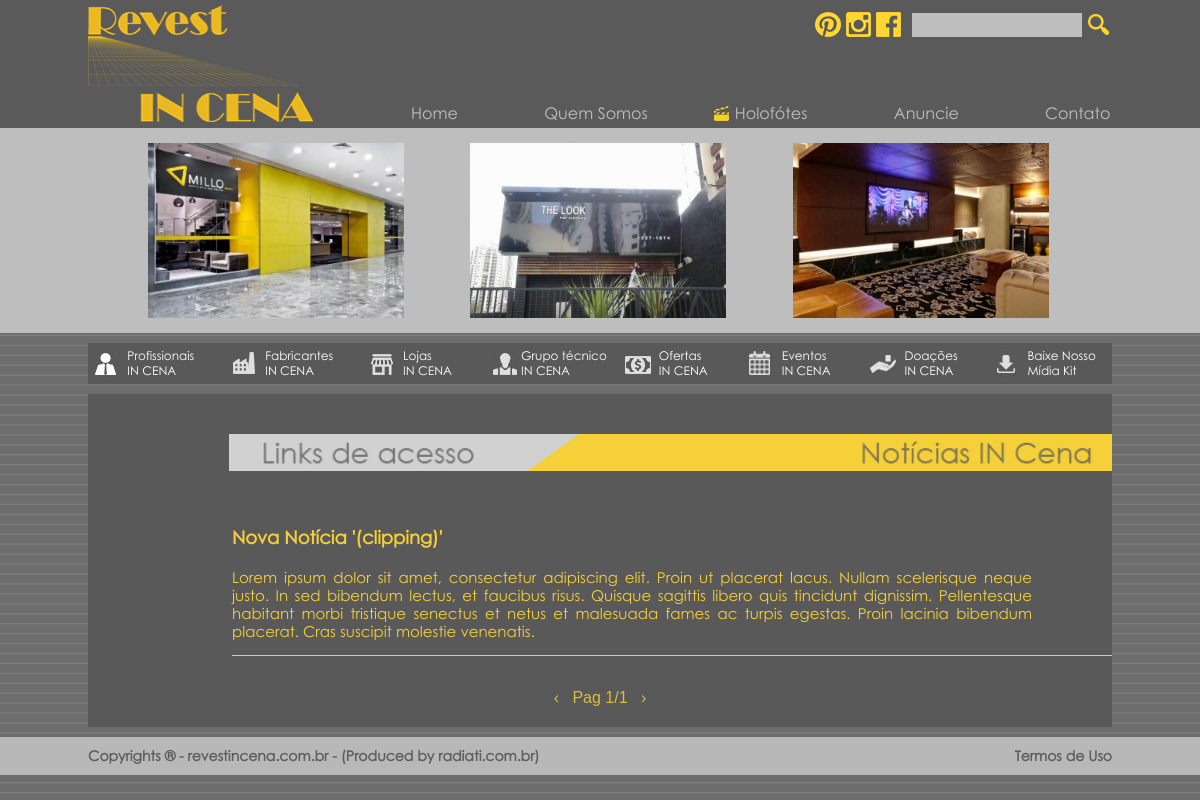
/noticias.php, run on the app's committed database.
### tables this page shows
CREATE TABLE IF NOT EXISTS `publicidade` (
  `id_p` int(11) NOT NULL AUTO_INCREMENT,
  `name_p` varchar(30) NOT NULL,
  `image_p` varchar(50) NOT NULL,
  `url_p` varchar(150) NOT NULL,
  PRIMARY KEY (`id_p`)
);

CREATE TABLE IF NOT EXISTS `clipping` (
  `id_c` int(11) NOT NULL AUTO_INCREMENT,
  `title_c` varchar(120) NOT NULL,
  `content_c` text NOT NULL,
  `url_c` varchar(150) NOT NULL,
  `type_c` int(11) NOT NULL,
  PRIMARY KEY (`id_c`)
);

### noticias.php (the view, shortened to what this page needs)
<?php $pagename = "holofotes";   ?>
<?php include_once('cms/php/conn.php'); mysqli_set_charset($conn, "utf8");?>
<!DOCTYPE html>
<html lang="pt-br">
	<head>
		<?php include_once('includes/head.php');?>
	</head>
	<body>
		<?php include_once('includes/header.php');?>
		<?php include_once('includes/menu.php');?>
		<div class="Centro FundoConteudo">
			<img src="imagens/tit-noticias.jpg" alt="Notícias" class="Titulos TitulosGrandes right"/>
			<?php
				$SelectAllNews = mysqli_query($conn, "SELECT id_c FROM clipping WHERE type_c=1");
				$NoticiasPorPagina = 10;
				$Pages = ceil(mysqli_num_rows($SelectAllNews)/10);
				if(isset($_GET['pg']) && is_numeric($_GET['pg'])==true){
					$Limite = ($_GET['pg']-1)*$NoticiasPorPagina;
				}else{
					$Limite=0;
				}
				$SelectClipping = mysqli_query($conn, "SELECT * FROM clipping WHERE type_c=1 ORDER BY id_c DESC LIMIT $Limite, $NoticiasPorPagina");
				while($Clipping=mysqli_fetch_object($SelectClipping)):
			?>
			<a href="<?php echo $Clipping->url_c;?>" target="_blank" style="text-decoration: none">
			<div class="BlocoConteudo1 BlocoEventos right">
				<h2><?php echo $Clipping->title_c;?></h2>
				<br/>
				<p>
					<?php echo $Clipping->content_c;?>
				</p>
			</div>
			</a>
			<?php endwhile;?>
			<div class="esp"></div>
         <div class="PaginadorHome">
				<?php
					if(isset($_GET['pg']) && is_numeric($_GET['pg'])==true){
						if($_GET['pg']>2){
							echo '<a href="?pg='.($_GET['pg']-1).'">&lsaquo;</a>';
						}else{
							echo '<a href="?pg=1">&lsaquo;</a>';
						}
					}else{
						echo '<a href="?pg=1">&lsaquo;</a>';
					}
				?>
				<?php
					if(isset($_GET['pg']) && is_numeric($_GET['pg'])==true){
						if($_GET['pg']==$Pages){
							echo '<a href="?pg='.($Pages).'">';
						}else{
							echo '<a href="?pg='.($_GET['pg']+1).'">';
						}
					}else{
						echo '<a href="?pg=1">';
					}
				?>Pag
						<?php
							if(isset($_GET['pg']) && is_numeric($_GET['pg'])==true){
								echo $_GET['pg'].'/'.$Pages;
							}else{
								echo '1/'.$Pages;
							}
						?>
					</a>&nbsp;
				<?php
					if(isset($_GET['pg']) && is_numeric($_GET['pg'])==true){
						if($_GET['pg']==$Pages){
							echo '<a href="?pg='.($Pages).'">&rsaquo;</a>';
						}else{
							echo '<a href="?pg='.($_GET['pg']+1).'">&rsaquo;</a>';
						}
					}else{
						echo '<a href="?pg=2">&rsaquo;</a>';
					}
				?>
			</div>
		</div>
		<?php include_once('includes/footer.php');?>
	</body>
</html>

### includes/header.php (shortened to what this page needs)
		<header>
			<div class="FundoSuperior">
				<div class="Centro">
					<a href="index.php">
						<img src="imagens/logo.png" alt="logo" class="Logo"/>
					</a>
					<div class="RedesSociaisHeader">
						<div class="IconesEsquerda">
							<img src="imagens/icones/pinterest.png" alt="Pinterest" class="Icones"/>
							<img src="imagens/icones/instagram.png" alt="Instagram" class="Icones"/>
							<img src="imagens/icones/fb.png" alt="Facebook" class="Icones"/>
						</div>
						<div class="FormDireita">
							<form name="buscar" method="post" action="">
								<input type="text" name="busca"/>
								<button onclick="this.submit();">
									<img src="imagens/icones/lupa.png" alt="Lupa"/>
								</button>
							</form>
						</div>
					</div>
					<nav>
						<ul class="MenuSuperior">
<?php
        if($pagename=="home"){
?>
							<li style="background-position: 35px 3px;" class="claquete_ativa" id="hover_claquete">
								<a href="index.php" style="margin-right:48px;">
									Home
								</a>
							</li>
							<li style="background-position: 18px 3px; width: 150px;" id="hover_claquete">
								<a href="quem-somos.php" style="margin-right:8px;">
									Quem Somos
								</a>
							</li>
							<li style="background-position: 58px 3px;" id="hover_claquete">
								<a href="#">
									Holofótes
								</a>
								<ul class="Dropdown">
									<li onclick="location.href='personalidades.php'">
										<a href="personalidades.php">Personalidades IN CENA</a>
									</li>
									<li onclick="location.href='materias.php'">
										<a href="materias.php">Matérias e Artigos</a>
									</li>
									<li onclick="location.href='orgaos-do-setor.php'">
										<a href="orgaos-do-setor.php">Orgãos do Setor</a>
									</li>
									<li onclick="location.href='noticias.php'">
										<a href="noticias.php">Notícias</a>
									</li>
									<li onclick="location.href='projetos.php'">
										<a href="projetos.php">Projetos</a>
									</li>
                                    <li onclick="location.href='newsletter.php'">
										<a href="newsletter.php">Newsletter</a>
									</li>
								</ul>
							</li>
							<li style="background-position: 65px 3px;" id="hover_claquete">
								<a href="#">
									Anuncie
								</a>
							</li>
							<li style="background-position: 63px 3px;" id="hover_claquete">
								<a href="contato.php">
									Contato
								</a>
							</li>
<?php }elseif($pagename=="holofotes"){ ?>
							<li style="background-position: 35px 3px;"  id="hover_claquete">
								<a href="index.php" style="margin-right:48px;">
									Home
								</a>
							</li>
							<li style="background-position: 18px 3px; width: 150px;" id="hover_claquete">
								<a href="quem-somos.php" style="margin-right:8px;">
									Quem Somos
								</a>
							</li>
							<li style="background-position: 58px 3px;" id="hover_claquete" class="claquete_ativa">
								<a href="#">
									Holofótes
								</a>
							</li>
							<li style="background-position: 65px 3px;" id="hover_claquete">
								<a href="#">
									Anuncie
								</a>
							</li>
                            <li style="background-position: 63px 3px;" id="hover_claquete">
								<a href="contato.php">
									Contato
								</a>
							</li>
<?php }else if(!isset($pagename)){ ?>
							<li style="background-position: 35px 3px;"  id="hover_claquete" class="claquete_ativa">
								<a href="index.php" style="margin-right:48px;">
									Home
								</a>
							</li>
							<li style="background-position: 18px 3px; width: 150px;" id="hover_claquete">
								<a href="quem-somos.php" style="margin-right:8px;">
									Quem Somos
								</a>
							</li>
							<li style="background-position: 58px 3px;" id="hover_claquete" >
								<a href="#">
									Holofótes
								</a>
								<ul class="Dropdown">
									<li onclick="location.href='personalidades.php'">
										<a href="personalidades.php">Personalidades IN CENA</a>
									</li>
									<li onclick="location.href='materias.php'">
										<a href="materias.php">Matérias e Artigos</a>
									</li>
									<li onclick="location.href='orgaos-do-setor.php'">
										<a href="orgaos-do-setor.php">Orgãos do Setor</a>
									</li>
									<li onclick="location.href='noticias.php'">
										<a href="noticias.php">Notícias</a>
									</li>
									<li onclick="location.href='projetos.php'">
										<a href="projetos.php">Projetos</a>
									</li>
                                           <li onclick="location.href='newsletter.php'">
										<a href="newsletter.php">Newsletter</a>
									</li>
								</ul>
							</li>
							<li style="background-position: 65px 3px;" id="hover_claquete">
								<a href="#">
									Anuncie
								</a>
							</li>
                            <li style="background-position: 63px 3px;" id="hover_claquete">
								<a href="contato.php">
									Contato
								</a>
							</li>
<?php } ?>
                        </ul>
					</nav>
					<div class="esp"></div>
				</div>
			</div>
			<div class="FundoInferior">
				<div class="Centro DestaqueTopo">
					<?php
						$SelectPublict = mysqli_query($conn, "SELECT * FROM publicidade LIMIT 0, 3");
						while($Publict=mysqli_fetch_object($SelectPublict)):
						if($Publict->image_p!=''):
					?>
						<a href="<?php echo $Publict->url_p?>" target="_blank">
							<img src="cms/imagens/publicidade/<?php echo $Publict->image_p?>" alt="destaque" class="ImagemDestaqueTopo"/>
						</a>
					<?php
						endif;
						endwhile;
					?>
					<div class="esp"></div>
				</div>
			</div>
		</header>

### css/style.css (style rules this page uses)
* { padding: 0; margin: 0; font-family: "Century Gothic"; outline: none; }
body { background: url(../imagens/fundo.jpg); }
header { width: 100%; height: auto; }
.FundoSuperior, .FundoInferior { width: 100%; height: auto; }
.FundoSuperior { padding: 5px 0; background: #5a5a5a; }
.FundoInferior { padding: 10px 0; background: #bebebe; }
.esp { width: 100%; height: 1px; clear: both; }
.DestaqueTopo a { text-decoration: none; }
.SubMenu, .FundoConteudo { background: #595959; }
.FundoConteudo { padding: 10px; margin-top: 10px !important; }
.right { float: right; }

### css/mobile.css (style rules this page uses)
.FundoSuperior .MenuSuperior .claquete_ativa { background-image: url("../imagens/icones/claquete.png"); background-repeat: no-repeat; }
.Centro { height: auto; margin: auto; position: relative; width: 1024px; }
.FundoConteudo { width: 1004px !important; }
.Logo { float: left; height: auto; width: 22%; }
nav { bottom: 0; height: auto; margin-top: 20px; position: absolute; right: 0; width: 74%; }
.MenuSuperior { list-style: outside none none; }
.MenuSuperior li { float: left; text-align: right; width: 20%; }
.MenuSuperior li a { color: #bebebe; text-decoration: none; }
.RedesSociaisHeader { position: absolute; right: 0; top: 0; width: auto; }
.IconesEsquerda { float: left; padding-right: 10px; padding-top: 2px; text-align: right; width: 200px; }
.FormDireita { float: right; padding-top: 8px; width: 200px; }
.RedesSociaisHeader .Icones { padding-top: 5px; }
.RedesSociaisHeader input[type="text"] { background: #bebebe none repeat scroll 0 0; border: 0 none; padding: 4px 5px; width: 160px; }
.RedesSociaisHeader button { background: transparent none repeat scroll 0 0; border: 0 none; cursor: pointer; height: 24px; margin-left: 5px; padding: 0; position: absolute; width: 23px; }
.RedesSociaisHeader button img { height: auto; width: 100%; }
.ImagemDestaqueTopo { height: auto; margin-right: 2px; margin-top: 5px; margin-left: 60px; width: 25%; }
.PaginadorHome { clear: both; padding: 10px 0; text-align: center; width: 100%; }
.PaginadorHome a { color: #dbbd39; font-family: Arial; font-size: 16px; text-decoration: none; }
.Titulos { margin-bottom: 40px; margin-right: -10px; margin-top: 30px; z-index: 10; }
.TitulosGrandes { width: 883px; }
.BlocoConteudo1 { height: auto; padding-bottom: 15px; padding-right: 80px; padding-top: 15px; text-align: justify; width: 800px; }
.BlocoQuemSomos, .BlocoEventos { border-bottom: 1px solid #f5d039; margin-bottom: 20px; margin-right: -10px; }
.BlocoQuemSomos h2, .BlocoEventos h2 { color: #f5d039; font-family: "Century Gothic"; font-size: 18px; font-weight: bold; }
.BlocoEventos p { color: #f5d039; font-size: 15px; }

### data on the page
publicidade: image_p (picture)
publicidade: image_p (picture)
publicidade: image_p (picture)
clipping: title_c "Nova Notícia '(clipping)'", content_c "Lorem ipsum dolor sit amet, consectetur adipiscing elit. Proin ut placerat lacus. Nullam scelerisque neque justo. In sed bibendum lectus, et faucibus risus. Quisque sagittis libero quis tincidunt dignissim. Pellentesque habitant morbi tristique senectus et netus et malesuada fames ac turpis egestas. Proin lacinia bibendum placerat. Cras suscipit molestie venenatis."

### other printed values
$Pages "1"
